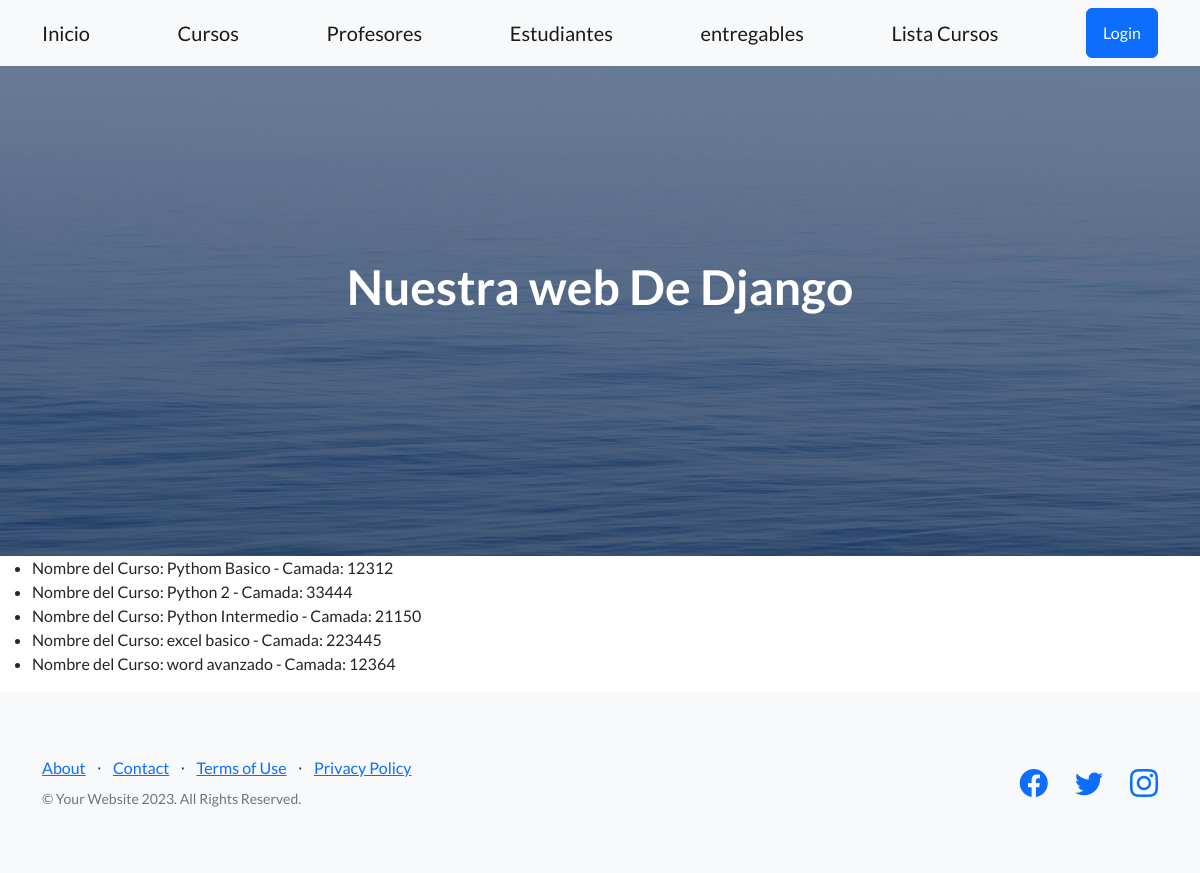
/app-coder/lista-cursos/, run on an earlier commit of the app's database.
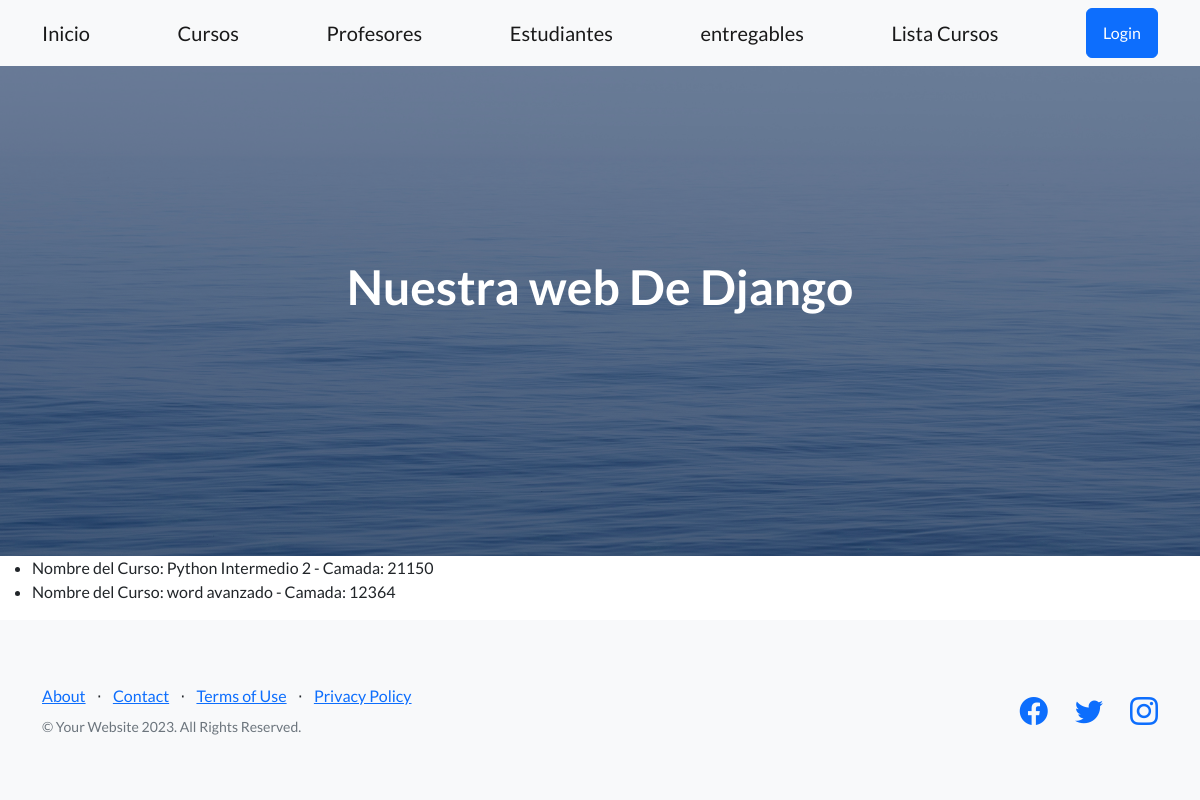
And on a later commit of the database.
### AppCoder/models.py (models this page shows, shortened)
class Curso(models.Model):
    nombre = models.CharField(max_length=40)
    camada = models.IntegerField()
    class Meta():
        ordering = ('nombre', 'camada')
        unique_together = ('nombre', 'camada')

### AppCoder/views.py (the view)
# urls.py: path('lista-cursos/', listar_cursos, name="Lista-Cursos"),
def listar_cursos(req):
    lista = Curso.objects.all()
    print('method', req.method)
    print('GET', req.GET)
    return render(req, "lista_cursos.html", {"lista_cursos": lista})

### AppCoder/templates/lista_cursos.html
{% extends 'padre.html' %}
{% block contenidoQuecambia %}
<ul>
    {% for curso in lista_cursos %}
    <li>Nombre del Curso: {{curso.nombre}} - Camada: {{curso.camada}}</li>
    {% endfor %}
</ul>
{% endblock contenidoQuecambia %}

What changed in the data, as far as the page shows it:
removed Curso: nombre "Pythom Basico", camada "12312"
removed Curso: nombre "Python 2", camada "33444"
removed Curso: nombre "excel basico", camada "223445"
changed Curso: nombre "Python Intermedio" → "Python Intermedio 2"
